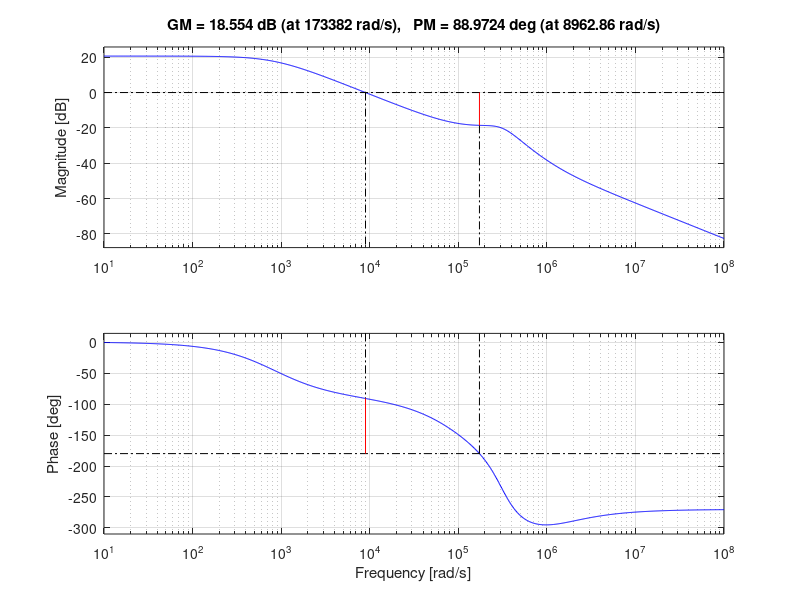
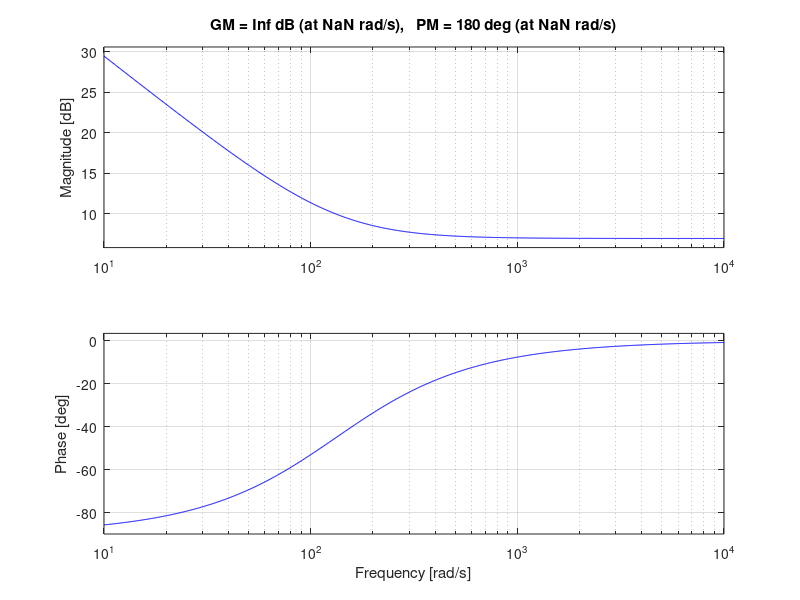
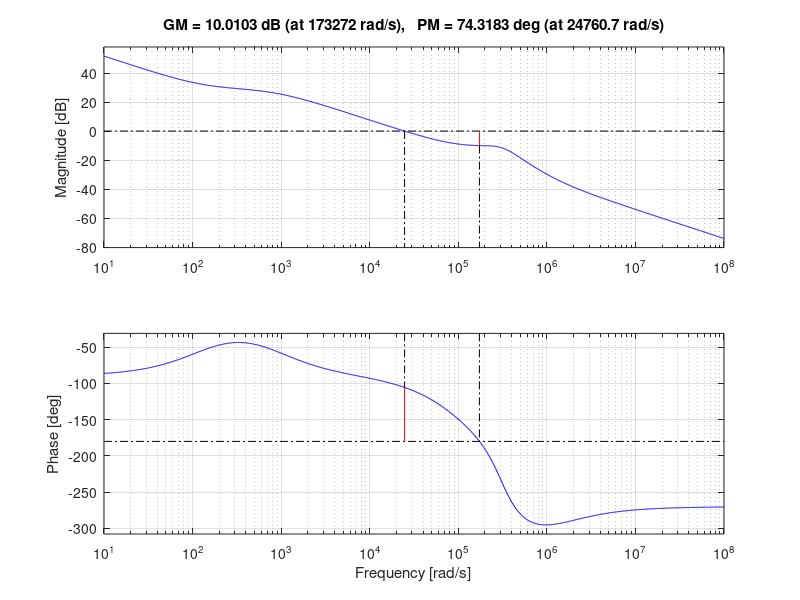
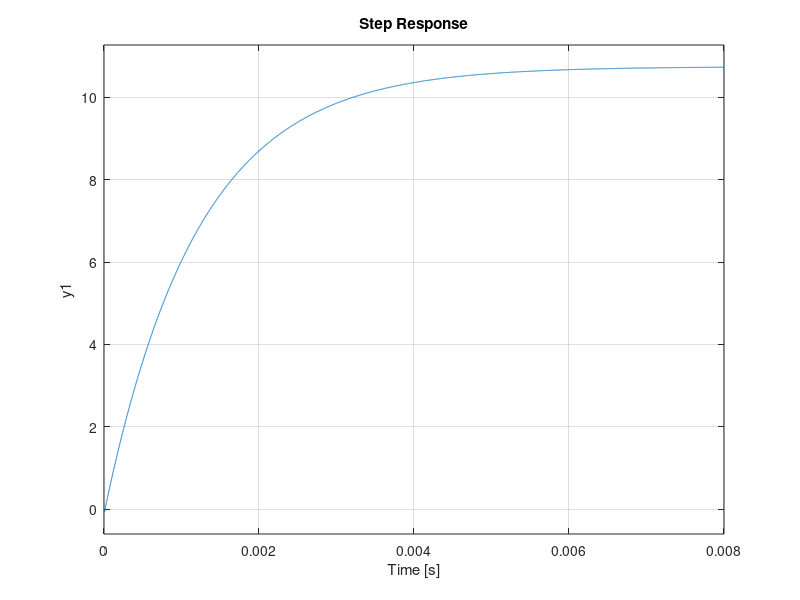

Write the MATLAB code that produced these figures, in order.
s = tf('s');

fBW = 4410;

Nps = 1;
Rout = 8.4;
Rcs = 0.167;
Acs = 1.65;
D = 0.447;
tL = 1.374;
M = 0.808;

Cz = 10*10^(-9);
Rz = 36083;
RFB2 = 1000;
CFB = 9.021*10^(-9);
R1 = 18000;
R2 = 2400;

R8 = 7517;
C9 = 40.07*10^(-9);
C10 = 1.38*10^(-9);

Rpar = 2200;
Gain = R8/Rpar;

wzero = 1 / (2*pi*R8*C9);
wpole = 1 / (2*pi*R8*((C9*C10)/(C9+C10)));

G0 = ((Rout*Nps)/(Rcs*Acs))*(1/(((1-D)^2/tL) + (2*M)+1));
%Gs = ((1+s*Cz*Rz)/(s*Cz))*(R1/R2)*(1/(s*CFB*RFB2+1));
%Gs1 = Gain * ((1+s/(fBW/2))/(1+s/(fBW*2)));
%Gs2 = 2.839*((1+s/(4000))/(1+s/(3000)));
%Gs3 = 5 * ((1+s/(700))/(1+s/(1700)));

wesr = 189470 * 2*pi;
wrhpz = 15851 * 2*pi;

wp1 = 132.807 * 2*pi;
wp2 = 50000 * 2*pi;

Gcomp1 = Gain * (1+s/wpole)/(1+s/wzero);
Gcomp2 = Gain * (1+s/wzero)/(1+s/wpole);

sys = G0 * (((1+s/wesr)*(1-s/wrhpz))/(1+s/wp1)) * (1/(1+(s/wp2)+(s^2/wp2^2)));
sys1 = sys * ((1+1320.807/s)/(s*(1+s/15850)));
sys2 = (5300/s+1)*0.535;
sys3 = (sys * (132.8/s+1))*2.674;
sys4 = sys*3.548*((1+s/132.807)/(s*(1+s/15850)));
sys5 = (132.8/s+1)*2.228;

figure(1)
bode(sys)
margin(sys)
 
figure(2)
bode(sys5)
margin(sys5)

figure(3)
bode(sys3)
margin(sys3)

%figure(4)
%bode(sys1)
%margin(sys1)
% 
figure(4)
step(sys)

figure(5)
step(sys3)
